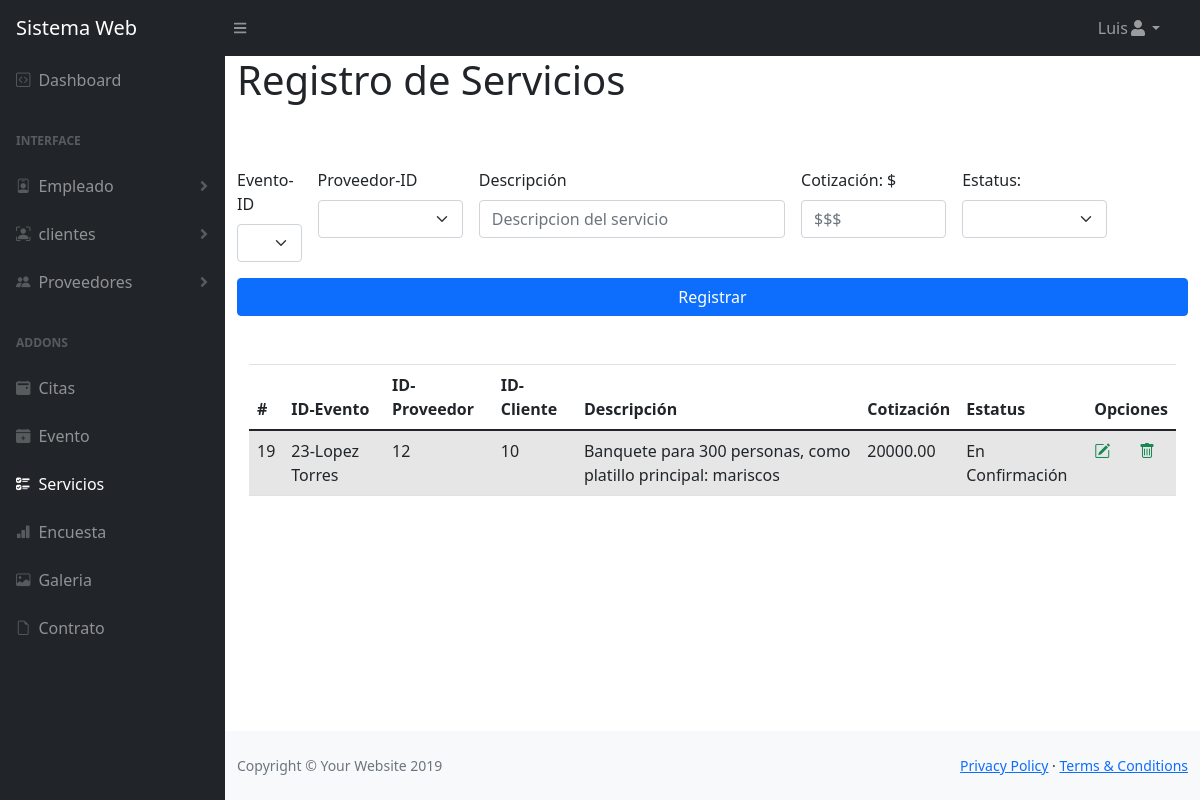
The page /Proyecto/sistema/servicios.php (signed in) on the database its author committed.
### tables this page shows
CREATE TABLE `servicios` (
  `idServicio` int(11) NOT NULL,
  `estatus` varchar(100) NOT NULL,
  `cotizacion` decimal(10,2) NOT NULL,
  `descripcion` varchar(5000) NOT NULL,
  `FK_eventos_idEventos` int(11) NOT NULL,
  `FK_proveedor_idProveedor` int(11) NOT NULL,
  `FK_eventos_cliente_idCliente` int(11) NOT NULL
);

CREATE TABLE `eventos` (
  `idEvento` int(11) NOT NULL,
  `nombre` varchar(1000) NOT NULL,
  `fecha` date NOT NULL,
  `lugar` varchar(100) NOT NULL,
  `noInvitados` int(11) NOT NULL,
  `tipoEvento` varchar(50) NOT NULL,
  `estatus` varchar(50) NOT NULL,
  `cotizacion` int(20) NOT NULL,
  `descripcion` varchar(2000) NOT NULL,
  `FK_cliente_idCliente` int(11) NOT NULL
);

### Proyecto/sistema/servicios.php (the view, shortened to what this page needs)
<?php require_once "vistas/parte_superior.php"  ?>
<?php require_once "./conexionBD.php";
$query2 = mysqli_query($mysqli, "SELECT * from proveedor");
$query1 = mysqli_query($mysqli, "SELECT * from eventos");
$query = mysqli_query($mysqli, "SELECT eventos.nombre from eventos INNER JOIN servicios ON FK_eventos_idEventos = idEvento");
?>
<?php
include_once "./empleado/model/conecEmple.php";
$sentencia = $bd->query("select * from servicios");
$servicio = $sentencia->fetchAll(PDO::FETCH_OBJ);
?>
<body>
    <div class="container">
        <h1>Registro de Servicios</h1>
        <form class="row g-3 mt-5" method="POST" action="servicios/registrarServicios.php">
            <div class="col-1">
                <label for="Eventoid" class="form-label">Evento-ID</label>
                <select name="Eventoid" class="form-select" id="Eventoid" required >
                    <option value="" disabled selected ></option>
                    <?php
                    foreach ($query1 as $fila) {
                    ?>
                        <option value="<?= $fila['idEvento'] ?>"> <?= $fila['idEvento'] . " - " . $fila['nombre']  ?> </option>
                    <?php
                    }
                    ?>
                </select>
            </div>
            <div class="col-2">
                <label for="Proveedorid" class="form-label">Proveedor-ID</label>
                <select name="Proveedorid" class="form-select" id="Proveedorid" required >
                    <option value="" disabled selected ></option>
                    <?php
                    foreach ($query2 as $fila) {
                    ?>
                        <option value="<?= $fila['idProveedor'] ?>"> <?= $fila['idProveedor'] . " - " . $fila['nombre_proveedor'] ?> </option>
                    <?php
                    }
                    ?>
                </select>
            </div>
            <div class="col-4">
                <label for="Descripcion" class="form-label">Descripción</label >
                <input type="text" class="form-control" id="Descripcion" placeholder="Descripcion del servicio" name="Descripcion" required>
            </div>
            <div class="col-2">
                <label for="Cotizacion" class="form-label">Cotización: $</label >
                <input class="form-control" id="Cotizacion" placeholder="$$$" name="Cotizacion" type="number" step="0.01" min="0" pattern="^\d+(?:\.\d{1,2})?$" required>
            </div>
            <div class="col-2">
                <label for="Estatus" class="form-label">Estatus:</label>
                <select class="form-select" aria-label="Default select example" id="Estatus" name="Estatus" required>
                    <option value="" disabled selected></option>
                    <option value="En Confirmación">En Confirmación</option>
                </select>
            </div>
            <div class="d-grid">
                <input type="submit" class="btn btn-primary" value="Registrar">
            </div>
        </form>
        <div class="container mt-5">
            <table class="table table-striped">
                <thead>
                    <tr class="table table-sm">
                        <th>#</th>
                        <th scope="col">ID-Evento</th>
                        <th scope="col">ID-Proveedor</th>
                        <th scope="col">ID-Cliente</th>
                        <th scope="col">Descripción</th>
                        <th scope="col">Cotización</th>
                        <th scope="col">Estatus</th>
                        <th scope="col" colspan="2">Opciones</th>
                    </tr>
                </thead>
                <tbody>
                    <?php
                    foreach ($servicio as $dato) {
                        foreach($query as $dato2){
                    ?>
                        <tr>
                            <td scope="row"><?php echo $dato->idServicio; ?></td>
                            <td><?php echo $dato->FK_eventos_idEventos . "-" . $dato2['nombre']; ?></td>
                            <td><?php echo $dato->FK_proveedor_idProveedor; ?></td>
                            <td><?php echo $dato->FK_eventos_cliente_idCliente; ?></td>
                            <td><?php echo $dato->descripcion; ?></td>
                            <td><?php echo $dato->cotizacion; ?></td>
                            <td><?php echo $dato->estatus; ?></td>
                            <td><a class="text-success" href="./servicios/editarServicios.php?idServicio=<?php echo $dato->idServicio; ?>"><i class="bi bi-pencil-square"></i></a></td>
                            <td><a class="text-success" href="./servicios/eliminarServicios.php?idServicio=<?php echo $dato->idServicio; ?>" onclick="return confirm('Estas seguro de eliminar este servicio?')"><i class="bi bi-trash"></i></a></td>
                        </tr>
                    <?php
                    }
                }
                    ?>
                </tbody>
            </table>
        </div>
    </div>
</body>
<?php require_once "vistas/parte_inferior.php"  ?>

### rows shown on the page
servicios: idServicio "19", FK_eventos_idEventos "23", FK_proveedor_idProveedor "12", FK_eventos_cliente_idCliente "10", descripcion "Banquete para 300 personas, como platillo principal: mariscos", cotizacion "20000.00", estatus "En Confirmación"
eventos: nombre "Lopez Torres"

### other values the page prints
$nombre "Luis"
